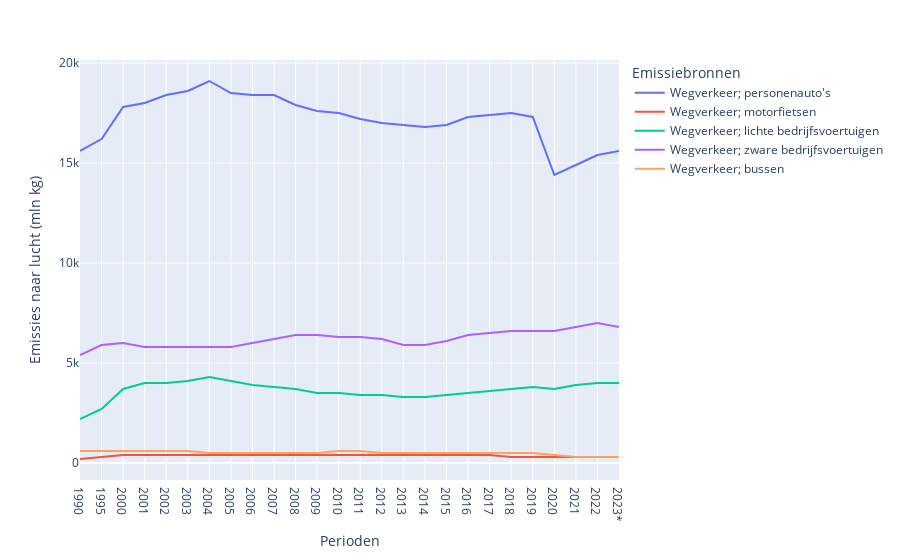

The notebook cell saved with this chart:
### Code cell
px.line(df_road_traffic,
        y="Emissies naar lucht (mln kg)",
        x="Perioden",
        line_group="Emissiebronnen",
        color="Emissiebronnen",
        log_y=False
        )

### Figure 1 — Plotly figure (JSON) as saved in the notebook; plotly's stock layout.template omitted (floating-point values rounded to 4 significant figures)
{"data": [{"hovertemplate": "Emissiebronnen=Wegverkeer; personenauto's<br>Perioden=%{x}<br>Emissies naar lucht (mln kg)=%{y}<extra></extra>", "legendgroup": "Wegverkeer; personenauto's", "line": {"color": "#636efa", "dash": "solid"}, "marker": {"symbol": "circle"}, "mode": "lines", "name": "Wegverkeer; personenauto's", "orientation": "v", "showlegend": true, "type": "scatter", "x": ["1990", "1995", "2000", "2001", "2002", "2003", "2004", "2005", "2006", "2007", "2008", "2009", "2010", "2011", "2012", "2013", "2014", "2015", "2016", "2017", "2018", "2019", "2020", "2021", "2022", "2023*"], "xaxis": "x", "y": [15600, 16200, 17800, 18000, 18400, 18600, 19100, 18500, 18400, 18400, 17900, 17600, 17500, 17200, 17000, 16900, 16800, 16900, 17300, 17400, 17500, 17300, 14400, 14900, 15400, 15600], "yaxis": "y"}, {"hovertemplate": "Emissiebronnen=Wegverkeer; motorfietsen<br>Perioden=%{x}<br>Emissies naar lucht (mln kg)=%{y}<extra></extra>", "legendgroup": "Wegverkeer; motorfietsen", "line": {"color": "#EF553B", "dash": "solid"}, "marker": {"symbol": "circle"}, "mode": "lines", "name": "Wegverkeer; motorfietsen", "orientation": "v", "showlegend": true, "type": "scatter", "x": ["1990", "1995", "2000", "2001", "2002", "2003", "2004", "2005", "2006", "2007", "2008", "2009", "2010", "2011", "2012", "2013", "2014", "2015", "2016", "2017", "2018", "2019", "2020", "2021", "2022", "2023*"], "xaxis": "x", "y": [200, 300, 400, 400, 400, 400, 400, 400, 400, 400, 400, 400, 400, 400, 400, 400, 400, 400, 400, 400, 300, 300, 300, 300, 300, 300], "yaxis": "y"}, {"hovertemplate": "Emissiebronnen=Wegverkeer; lichte bedrijfsvoertuigen<br>Perioden=%{x}<br>Emissies naar lucht (mln kg)=%{y}<extra></extra>", "legendgroup": "Wegverkeer; lichte bedrijfsvoertuigen", "line": {"color": "#00cc96", "dash": "solid"}, "marker": {"symbol": "circle"}, "mode": "lines", "name": "Wegverkeer; lichte bedrijfsvoertuigen", "orientation": "v", "showlegend": true, "type": "scatter", "x": ["1990", "1995", "2000", "2001", "2002", "2003", "2004", "2005", "2006", "2007", "2008", "2009", "2010", "2011", "2012", "2013", "2014", "2015", "2016", "2017", "2018", "2019", "2020", "2021", "2022", "2023*"], "xaxis": "x", "y": [2200, 2700, 3700, 4000, 4000, 4100, 4300, 4100, 3900, 3800, 3700, 3500, 3500, 3400, 3400, 3300, 3300, 3400, 3500, 3600, 3700, 3800, 3700, 3900, 4000, 4000], "yaxis": "y"}, {"hovertemplate": "Emissiebronnen=Wegverkeer; zware bedrijfsvoertuigen<br>Perioden=%{x}<br>Emissies naar lucht (mln kg)=%{y}<extra></extra>", "legendgroup": "Wegverkeer; zware bedrijfsvoertuigen", "line": {"color": "#ab63fa", "dash": "solid"}, "marker": {"symbol": "circle"}, "mode": "lines", "name": "Wegverkeer; zware bedrijfsvoertuigen", "orientation": "v", "showlegend": true, "type": "scatter", "x": ["1990", "1995", "2000", "2001", "2002", "2003", "2004", "2005", "2006", "2007", "2008", "2009", "2010", "2011", "2012", "2013", "2014", "2015", "2016", "2017", "2018", "2019", "2020", "2021", "2022", "2023*"], "xaxis": "x", "y": [5400, 5900, 6000, 5800, 5800, 5800, 5800, 5800, 6000, 6200, 6400, 6400, 6300, 6300, 6200, 5900, 5900, 6100, 6400, 6500, 6600, 6600, 6600, 6800, 7000, 6800], "yaxis": "y"}, {"hovertemplate": "Emissiebronnen=Wegverkeer; bussen<br>Perioden=%{x}<br>Emissies naar lucht (mln kg)=%{y}<extra></extra>", "legendgroup": "Wegverkeer; bussen", "line": {"color": "#FFA15A", "dash": "solid"}, "marker": {"symbol": "circle"}, "mode": "lines", "name": "Wegverkeer; bussen", "orientation": "v", "showlegend": true, "type": "scatter", "x": ["1990", "1995", "2000", "2001", "2002", "2003", "2004", "2005", "2006", "2007", "2008", "2009", "2010", "2011", "2012", "2013", "2014", "2015", "2016", "2017", "2018", "2019", "2020", "2021", "2022", "2023*"], "xaxis": "x", "y": [600, 600, 600, 600, 600, 600, 500, 500, 500, 500, 500, 500, 600, 600, 500, 500, 500, 500, 500, 500, 500, 500, 400, 300, 300, 300], "yaxis": "y"}], "layout": {"legend": {"title": {"text": "Emissiebronnen"}, "tracegroupgap": 0}, "margin": {"t": 60}, "xaxis": {"anchor": "y", "domain": [0, 1], "title": {"text": "Perioden"}}, "yaxis": {"anchor": "x", "domain": [0, 1], "title": {"text": "Emissies naar lucht (mln kg)"}}}}
